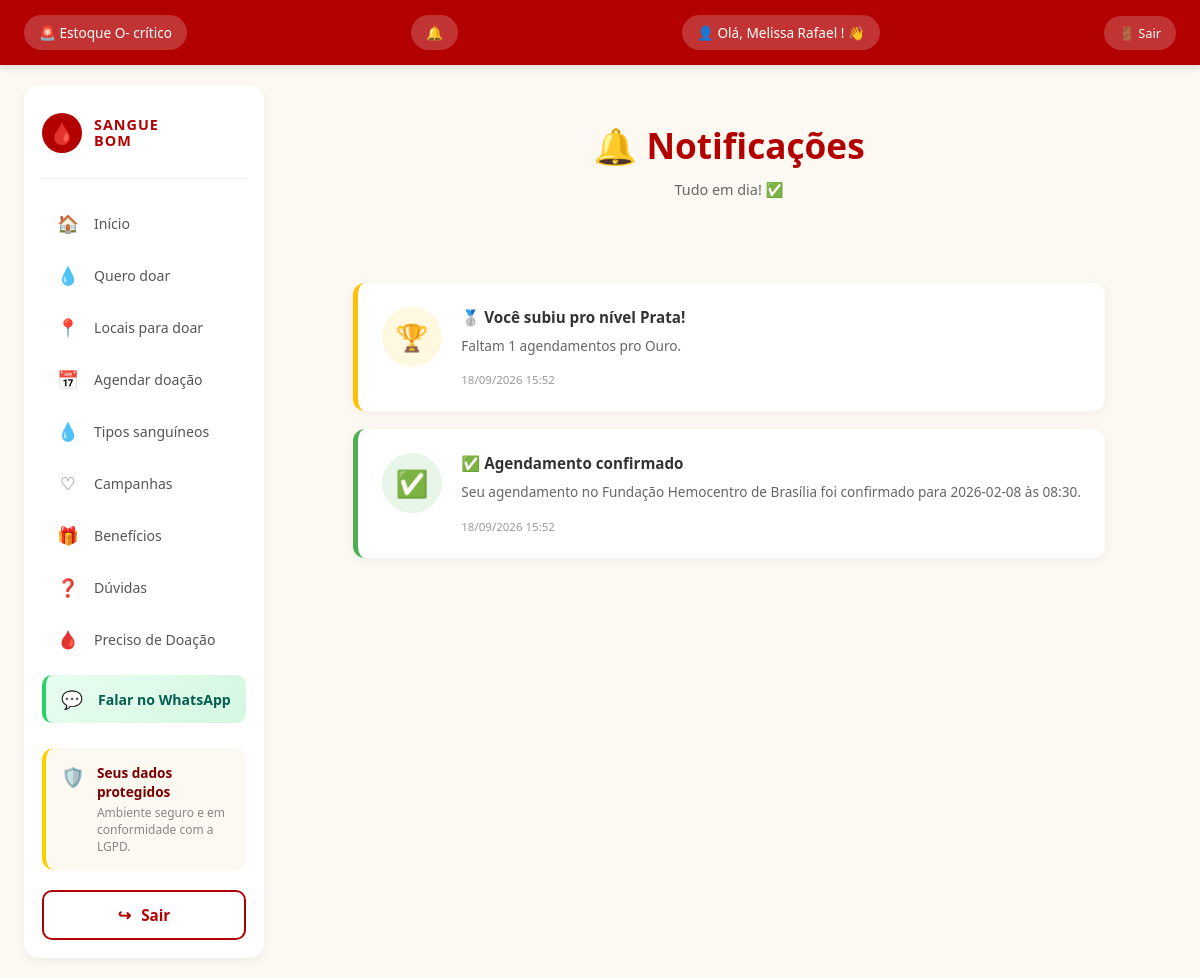
Before: /notificacoes/ (signed in) with the older database file.
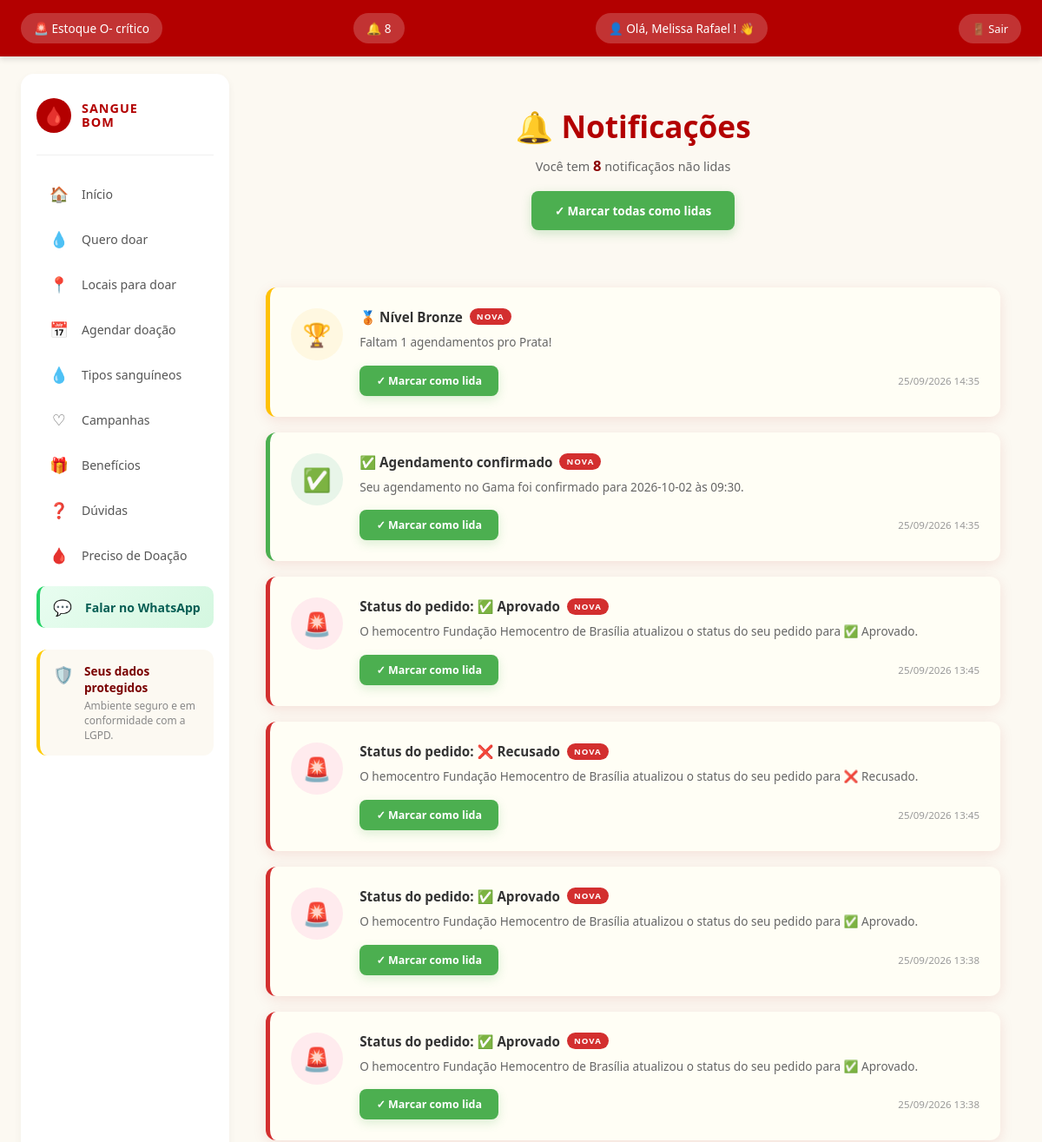
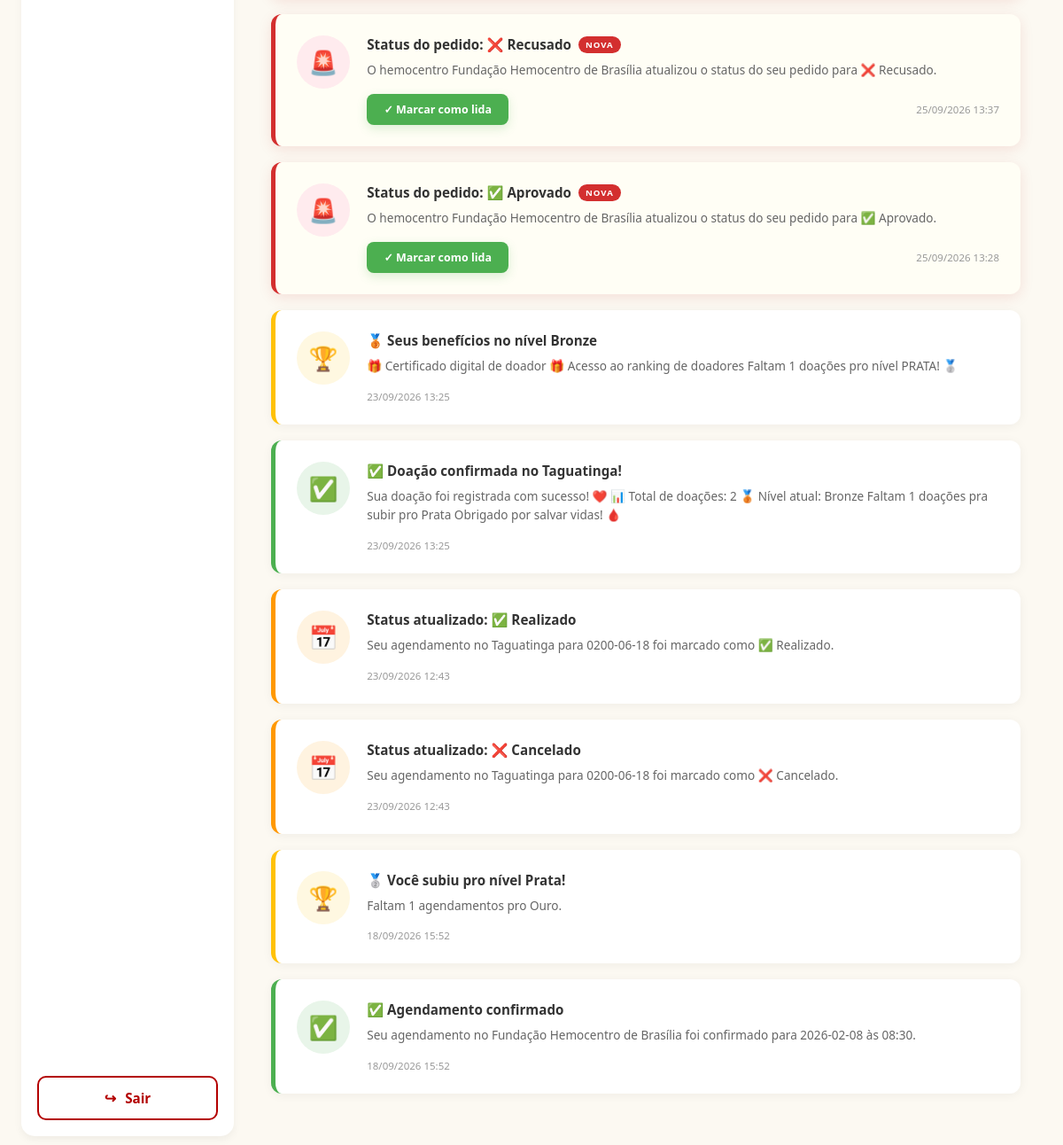
After: the same page with the newer database file (2 pictures, top to bottom).
### membros/models.py (models this page shows, shortened)
class Notificacao(models.Model):
    TIPOS = [
        ('alerta', '🚨 Alerta'),
        ('lembrete', '📅 Lembrete'),
        ('campanha', '🩸 Campanha'),
        ('confirmado', '✅ Confirmação'),
        ('nivel', '🏆 Nível'),
    ]
    doador = models.ForeignKey(
        Doador,
        on_delete=models.CASCADE,
        related_name='notificacoes'
    )
    tipo = models.CharField(max_length=20, choices=TIPOS, default='alerta')
    titulo = models.CharField(max_length=200)
    mensagem = models.TextField()
    lida = models.BooleanField(default=False)
    criada_em = models.DateTimeField(auto_now_add=True)
    class Meta:
        ordering = ['-criada_em']

### membros/views.py (the view)
@login_required(login_url='login')
def notificacoes(request):
    if request.user.is_staff:
        return redirect('relatorios')
    if hasattr(request.user, 'hemocentro'):
        return redirect('painel_hemocentro')
    doador = get_object_or_404(Doador, usuario=request.user)
    notificacoes_lista = Notificacao.objects.filter(doador=doador)
    nao_lidas = notificacoes_lista.filter(lida=False).count()
    return render(request, 'notificacoes.html', {
        'notificacoes': notificacoes_lista,
        'nao_lidas': nao_lidas,
        'lateral_direita': False,
    })

### membros/context_processors.py (called while the page is built)
def notificacoes_nao_lidas(request):
    if request.user.is_authenticated:
        try:
            doador = Doador.objects.get(usuario=request.user)
            total = Notificacao.objects.filter(doador=doador, lida=False).count()
            return {'notificacoes_nao_lidas': total}
        except Doador.DoesNotExist:
            return {'notificacoes_nao_lidas': 0}
    return {'notificacoes_nao_lidas': 0}

### templates/notificacoes.html (shortened to what this page needs)
{% extends 'base.html' %}
{% load static %}
{% block content %}
    <link rel="stylesheet" href="{% static 'css/notificacoes.css' %}">
    <section class="notificacoes-header">
        <h1>🔔 Notificações</h1>
        <p>
            {% if nao_lidas > 0 %}
                Você tem <strong>{{ nao_lidas }}</strong> notificação{{ nao_lidas|pluralize }} não lida{{ nao_lidas|pluralize }}
            {% else %}
                Tudo em dia! ✅
            {% endif %}
        </p>
        {% if nao_lidas > 0 %}
            <a href="{% url 'marcar_todas_lidas' %}" class="btn-marcar-todas">
                ✓ Marcar todas como lidas
            </a>
        {% endif %}
    </section>
    <section class="notificacoes-lista">
        {% if notificacoes %}
            {% for notif in notificacoes %}
                <article class="notificacao-card {{ notif.tipo }} {% if not notif.lida %}nao-lida{% endif %}">
                    <div class="notificacao-icon">
                        {% if notif.tipo == 'alerta' %}🚨
                        {% elif notif.tipo == 'lembrete' %}📅
                        {% elif notif.tipo == 'campanha' %}🩸
                        {% elif notif.tipo == 'confirmado' %}✅
                        {% elif notif.tipo == 'nivel' %}🏆
                        {% else %}🔔{% endif %}
                    </div>
                    <div class="notificacao-conteudo">
                        <h3>
                            {{ notif.titulo }}
                            {% if not notif.lida %}
                                <span class="badge-nova">NOVA</span>
                            {% endif %}
                        </h3>
                        <p>{{ notif.mensagem }}</p>
                        <div class="notificacao-acoes">
                            {% if not notif.lida %}
                                <a href="{% url 'marcar_lida' notif.id %}" class="notificacao-btn">
                                    ✓ Marcar como lida
                                </a>
                            {% endif %}
                            <span class="notificacao-data">
                                {{ notif.criada_em|date:"d/m/Y H:i" }}
                            </span>
                        </div>
                    </div>
                </article>
            {% endfor %}
        {% else %}
            <div class="notificacoes-vazio">
                <span>🔕</span>
                <p>Você não tem notificações ainda.</p>
            </div>
        {% endif %}
    </section>
{% endblock %}

### templates/base.html (shortened to what the changed rows need)
{% load static %}
<!DOCTYPE html>
<html lang="pt-br">
<head>
    <link rel="stylesheet" href="{% static 'css/base.css' %}">
</head>
<body>
    <header>
        {% if not user.is_staff and not user.hemocentro %}
            <a href="{% url 'locais_para_doar' %}" class="header-alerta">
                <h2>🚨 Estoque O- crítico</h2>
            </a>
            <a href="{% url 'notificacoes' %}" class="header-sino" title="Notificações">
                <h2>
                    🔔
                    {% if notificacoes_nao_lidas > 0 %}
                        <span class="badge-sino">{{ notificacoes_nao_lidas }}</span>
                    {% endif %}
                </h2>
            </a>
        {% endif %}
        {% if user.is_authenticated %}
            <a href="{% url 'meu_perfil' %}" class="header-user" title="Meu Perfil">
                <h2>👤 Olá,
                    {% if user.is_staff %}
                        {{ user.username }}
                    {% elif user.hemocentro %}
                        {{ user.hemocentro.nome }}
                    {% elif user.doador %}
                        {{ user.doador.nome }}
                    {% elif user.first_name %}
                        {{ user.first_name }}
                    {% else %}
                        {{ user.username }}
                    {% endif %}! 👋
                </h2>
            </a>
        {% else %}
            <h2>👤 Olá, visitante! 👋</h2>
            <a href="{% url 'login' %}" class="header-entrar">🔐 Entrar</a>
        {% endif %}
    </header>
    <div class="app-container {% if not lateral_direita %}sem-lateral{% endif %}">
        <main>
            {% block content %}
            {% endblock %}
        </main>
    </div>
</body>
</html>

Changed rows visible on the page:
added Notificacao: titulo "🥉 Nível Bronze", lida "NOVA", mensagem "Faltam 1 agendamentos pro Prata!", criada_em "25/09/2026 14:35"
added Notificacao: titulo "✅ Agendamento confirmado", lida "NOVA", mensagem "Seu agendamento no Gama foi confirmado para 2026-10-02 às 09:30.", criada_em "25/09/2026 14:35"
added Notificacao: titulo "Status do pedido: ✅ Aprovado", lida "NOVA", mensagem "O hemocentro Fundação Hemocentro de Brasília atualizou o status do seu pedido para ✅ Aprovado.", criada_em "25/09/2026 13:45"
added Notificacao: titulo "Status do pedido: ❌ Recusado", lida "NOVA", mensagem "O hemocentro Fundação Hemocentro de Brasília atualizou o status do seu pedido para ❌ Recusado.", criada_em "25/09/2026 13:45"
added Notificacao: titulo "Status do pedido: ✅ Aprovado", lida "NOVA", mensagem "O hemocentro Fundação Hemocentro de Brasília atualizou o status do seu pedido para ✅ Aprovado.", criada_em "25/09/2026 13:38"
added Notificacao: titulo "Status do pedido: ✅ Aprovado", lida "NOVA", mensagem "O hemocentro Fundação Hemocentro de Brasília atualizou o status do seu pedido para ✅ Aprovado.", criada_em "25/09/2026 13:38"
added Notificacao: titulo "Status do pedido: ❌ Recusado", lida "NOVA", mensagem "O hemocentro Fundação Hemocentro de Brasília atualizou o status do seu pedido para ❌ Recusado.", criada_em "25/09/2026 13:37"
added Notificacao: titulo "Status do pedido: ✅ Aprovado", lida "NOVA", mensagem "O hemocentro Fundação Hemocentro de Brasília atualizou o status do seu pedido para ✅ Aprovado.", criada_em "25/09/2026 13:28"
added Notificacao: titulo "🥉 Seus benefícios no nível Bronze", mensagem "🎁 Certificado digital de doador 🎁 Acesso ao ranking de doadores Faltam 1 doações pro nível PRATA! 🥈", criada_em "23/09/2026 13:25"
added Notificacao: titulo "✅ Doação confirmada no Taguatinga!", mensagem "Sua doação foi registrada com sucesso! ❤️ 📊 Total de doações: 2 🥉 Nível atual: Bronze Faltam 1 doações pra subir pro Prata Obrigado por salvar vidas! 🩸", criada_em "23/09/2026 13:25"
added Notificacao: titulo "Status atualizado: ✅ Realizado", mensagem "Seu agendamento no Taguatinga para 0200-06-18 foi marcado como ✅ Realizado.", criada_em "23/09/2026 12:43"
added Notificacao: titulo "Status atualizado: ❌ Cancelado", mensagem "Seu agendamento no Taguatinga para 0200-06-18 foi marcado como ❌ Cancelado.", criada_em "23/09/2026 12:43"
Other visible differences:
{{ notificacoes_nao_lidas }}: (not shown) → "8"
{{ nao_lidas }}: (not shown) → "8"
text no longer shown: "Tudo em dia! ✅"
text now shown: "Você tem notificação não lida ✓ Marcar todas como lidas"
